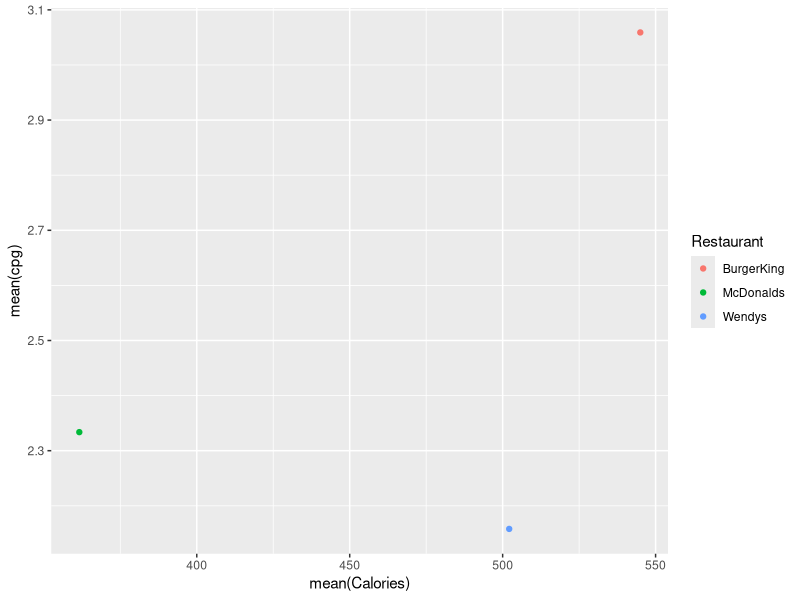
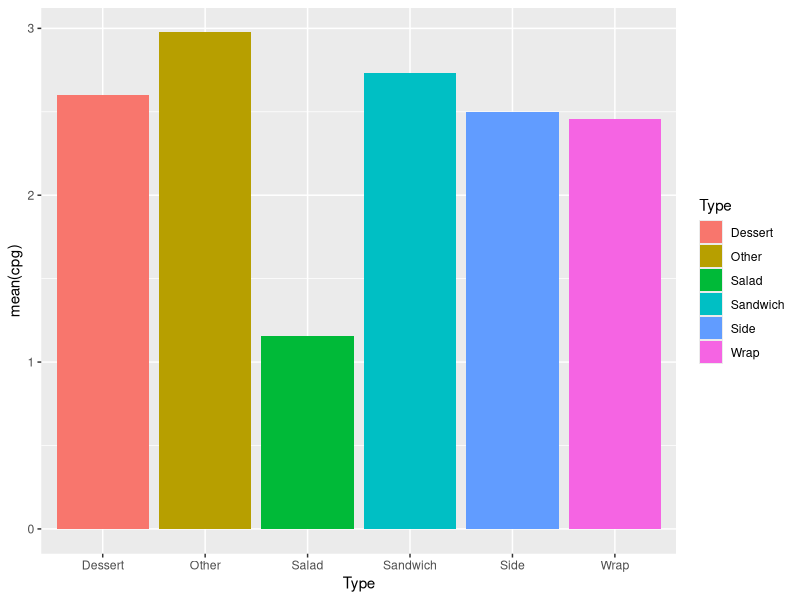
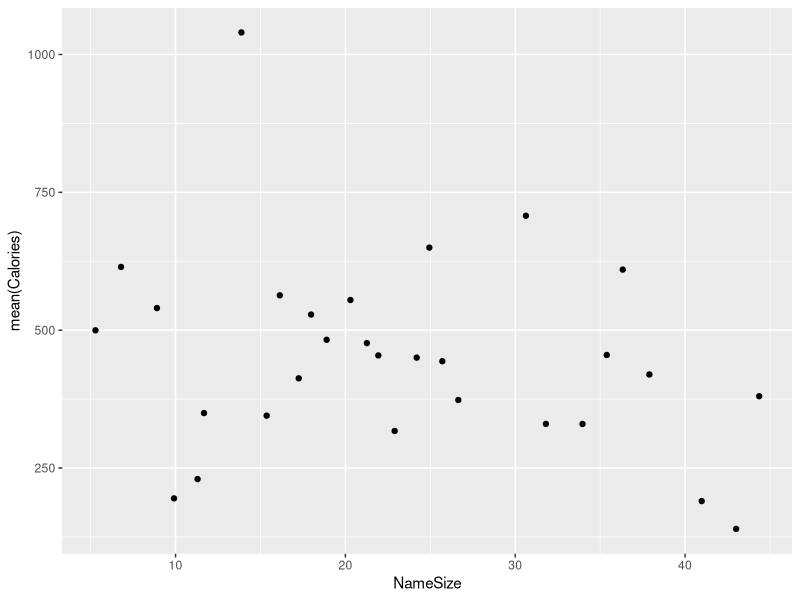
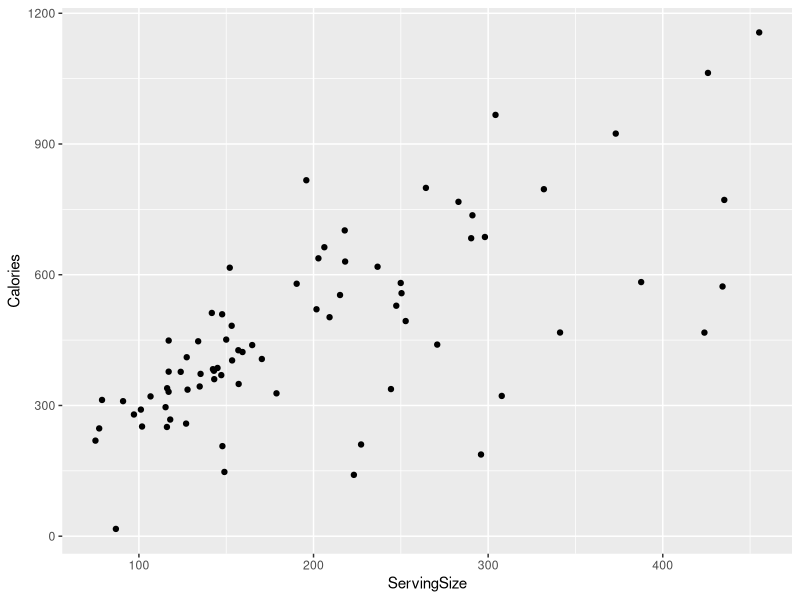
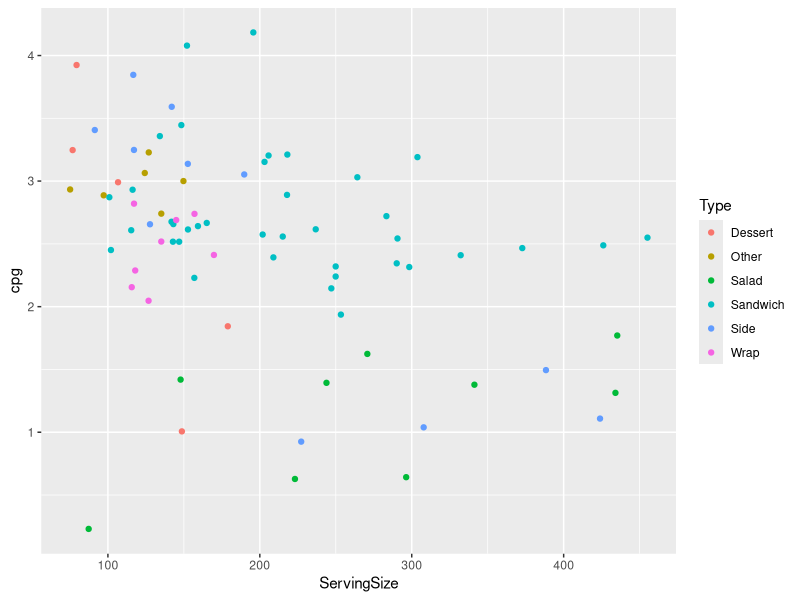
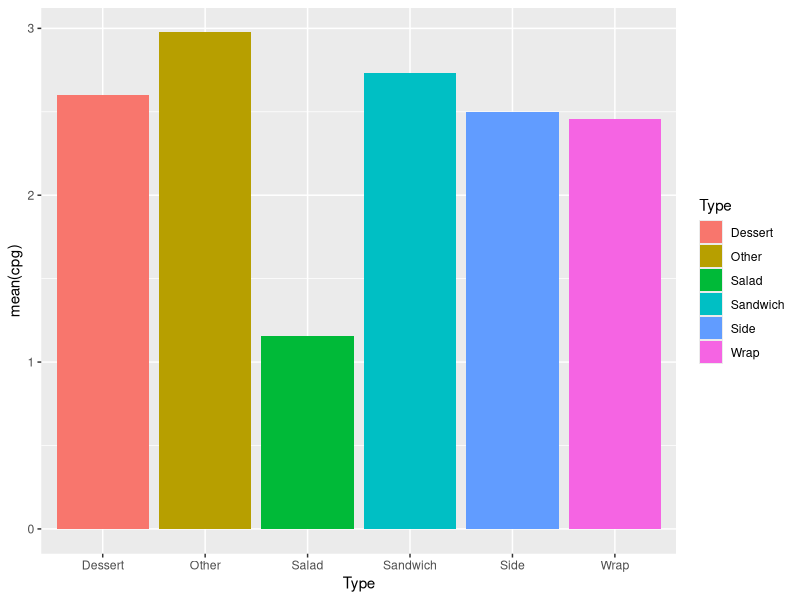

R code for these plots, in order:
## ---- chunk 1
knitr::opts_chunk$set(echo = TRUE)
## ---- chunk 2
library(tidyverse)
library(corrplot)
library(dplyr)
## ---- chunk 3
burger = read.table(file="NutritionBurger.csv", header=TRUE, sep=";")
## ---- chunk 4
dim(burger)
## ---- chunk 5
burger$Cholesterol = burger$Cholesterol/1000
burger$Sodium = burger$Sodium/1000
burger$Restaurant = as.factor(burger$Restaurant)
burger$Type = as.factor(burger$Type)
burger$Breakfast = as.factor(burger$Breakfast)
## ---- chunk 6
table(burger$Breakfast, burger$Restaurant)
## ---- chunk 7
burger = burger %>% filter(Breakfast=="No")
dim(burger)
## ---- chunk 8
table(burger$Type, burger$Restaurant)
## ---- chunk 9
calPerRest = burger %>% group_by(Restaurant) %>% summarise(mean(Calories))
calPerRest
##calPerRest %>% ggplot(aes(x=Restaurant, y=`mean(Calories)`)) + geom_histogram(stat="identity")
## ---- chunk 10
#cpg = calorie par gramme
burger$cpg = burger$Calories / burger$ServingSize
cpgPerRest = burger %>% group_by(Restaurant) %>%  summarise(mean(cpg))
cpgPerRest
## ---- chunk 11
calAndCpg = merge(calPerRest,cpgPerRest)
calAndCpg
calAndCpg %>% ggplot(aes(x=`mean(Calories)`, y=`mean(cpg)`, color=Restaurant)) + geom_point()
## ---- chunk 12
caloriesPerType = burger %>% group_by(Type) %>% summarise(mean(cpg))
caloriesPerType
caloriesPerType %>% ggplot(aes(x=Type, y=`mean(cpg)`, fill=Type)) + geom_histogram(stat="identity")
## ---- chunk 13
burgerSS = burger %>% filter(Type!="Salad")
burgerSS$cpg = burgerSS$Calories / burgerSS$ServingSize
cpgPerRestSS = burgerSS %>% group_by(Restaurant) %>%  summarise(mean(cpg))
cpgPerRestSS
## ---- chunk 14
mcdo = burger %>% filter(Restaurant=="McDonalds")
wendys = burger %>% filter(Restaurant=="Wendys")
bk = burger %>% filter(Restaurant=="BurgerKing")

mcdoCpgType =  mcdo %>% group_by(Restaurant) %>% group_by(Type) %>% summarise(mean(cpg))
wendysCpgType = wendys %>% group_by(Restaurant) %>% group_by(Type) %>% summarise(mean(cpg))
bkCpgType = bk %>% group_by(Restaurant) %>% group_by(Type) %>% summarise(mean(cpg))

mcdoCpgType$Restaurant = as.factor("McDonalds")
wendysCpgType$Restaurant = as.factor("Wendys")
bkCpgType$Restaurant = as.factor("BurgerKing")
mcdoCpgType
#cpgTypeRests$BurgerKin = 
## ---- chunk 15
aa = table(burger$Type, burger$Restaurant)
table(burger$Breakfast, burger$Restaurant)
aa
#aa %>% corrplot()
## ---- chunk 16
###A revoir plus tard
bgNameSize = burger %>% mutate(NameSize=nchar(Item))
bgNameSizeAndCal = bgNameSize %>% group_by(NameSize) %>% summarise(mean(Calories)) %>% arrange(`mean(Calories)`)
bgNameSizeAndCal %>% ggplot(aes(x=NameSize, y=`mean(Calories)`)) + geom_jitter()
## ---- chunk 17
burger %>% ggplot(aes(x=ServingSize, y=Calories)) + geom_jitter()
## ---- chunk 18
burger$cpg = burger$Calories / burger$ServingSize
burger %>% ggplot(aes(x=ServingSize, y=cpg, color=Type)) + geom_jitter()
## ---- chunk 19
caloriesPerType = burger %>% group_by(Type) %>% summarise(mean(cpg))
caloriesPerType
caloriesPerType %>% ggplot(aes(x=Type, y=`mean(cpg)`, fill=Type)) + geom_histogram(stat="identity")
## ---- chunk 20
#burger %>% group_by(Restaurant) %>% summarise(mean = mean(ServingSize), n = n())
#burger %>% group_by(Restaurant) %>% summarise("moyenne (kcal)" = mean(Calories), n = n())
